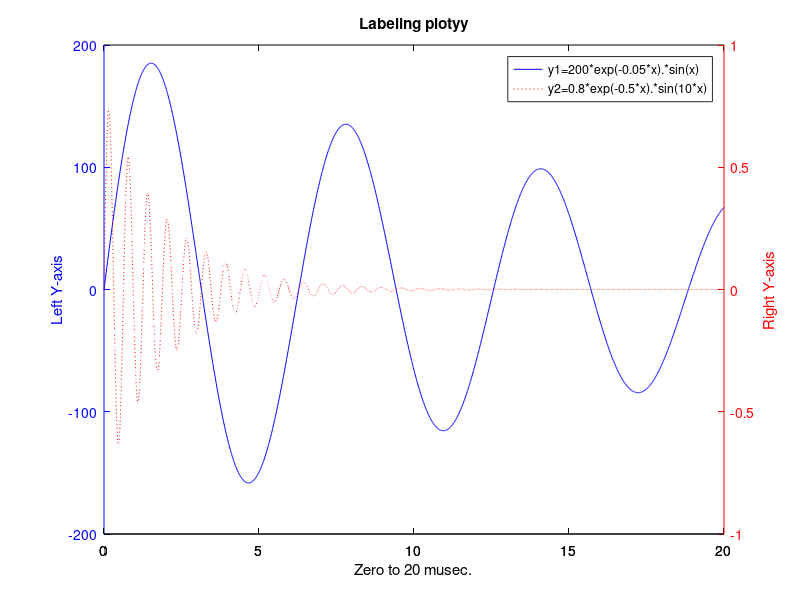

The MATLAB source for this figure:
x=0:0.01:20;
y1=200*exp(-0.05*x).*sin(x);
y2=0.8*exp(-0.5*x).*sin(10*x);
figure;
[AX,H1,H2]=plotyy(x,y1,x,y2,'plot');
set(AX(1),'XColor','k','YColor','b')
set(AX(2),'XColor','k','YColor','r')
HH1=get(AX(1),'YLabel');set(HH1,'String','Left Y-axis','Color','b')
HH2=get(AX(2),'YLabel');set(HH2,'String','Right Y-axis','Color','r')
set(H1,'LineStyle','-','Color','b')
set(H2,'LineStyle',':','Color','r')
legend([H1,H2],{'y1=200*exp(-0.05*x).*sin(x)','y2=0.8*exp(-0.5*x).*sin(10*x)'})
xlabel('Zero to 20 musec.')
title('Labeling plotyy')
